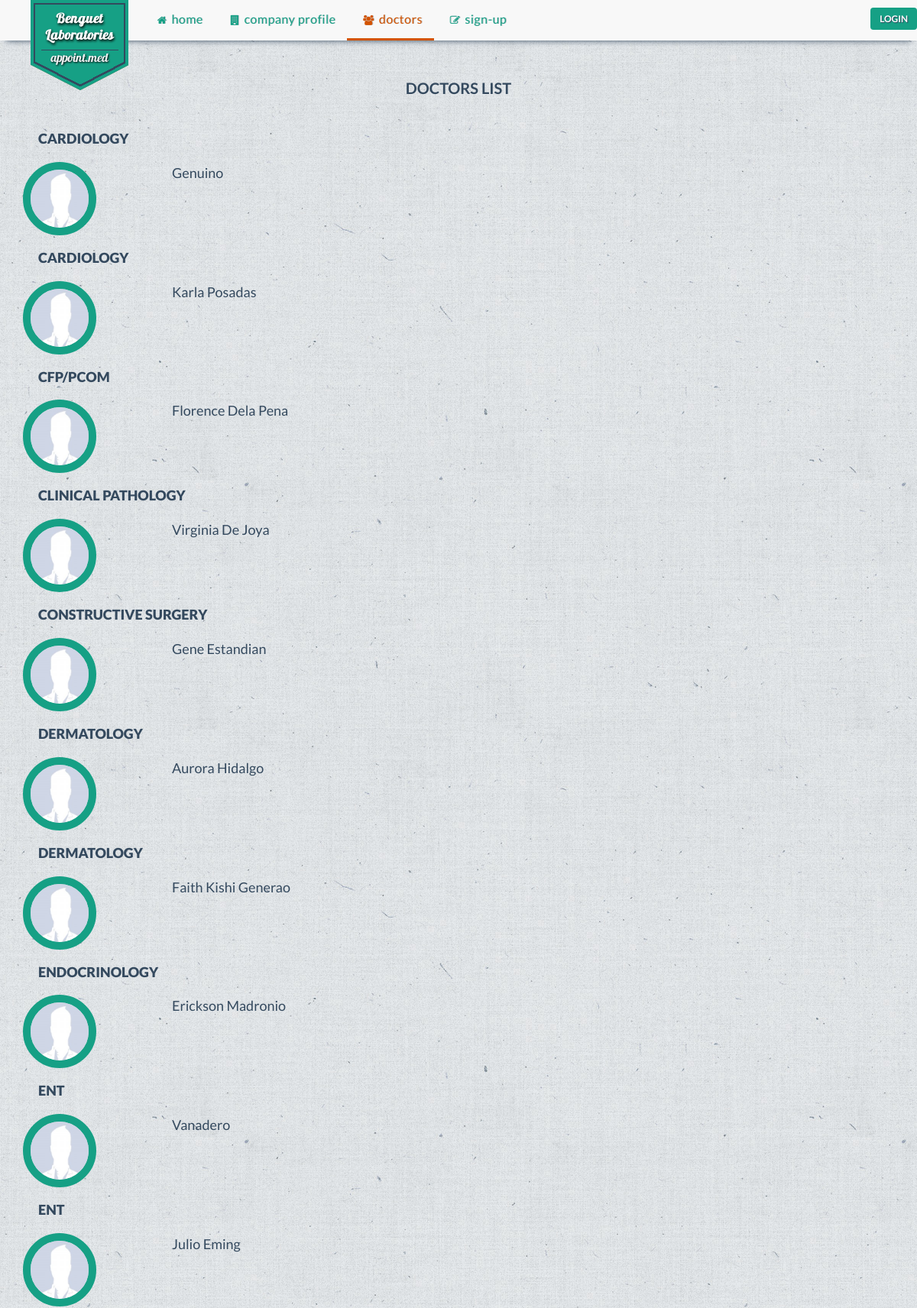
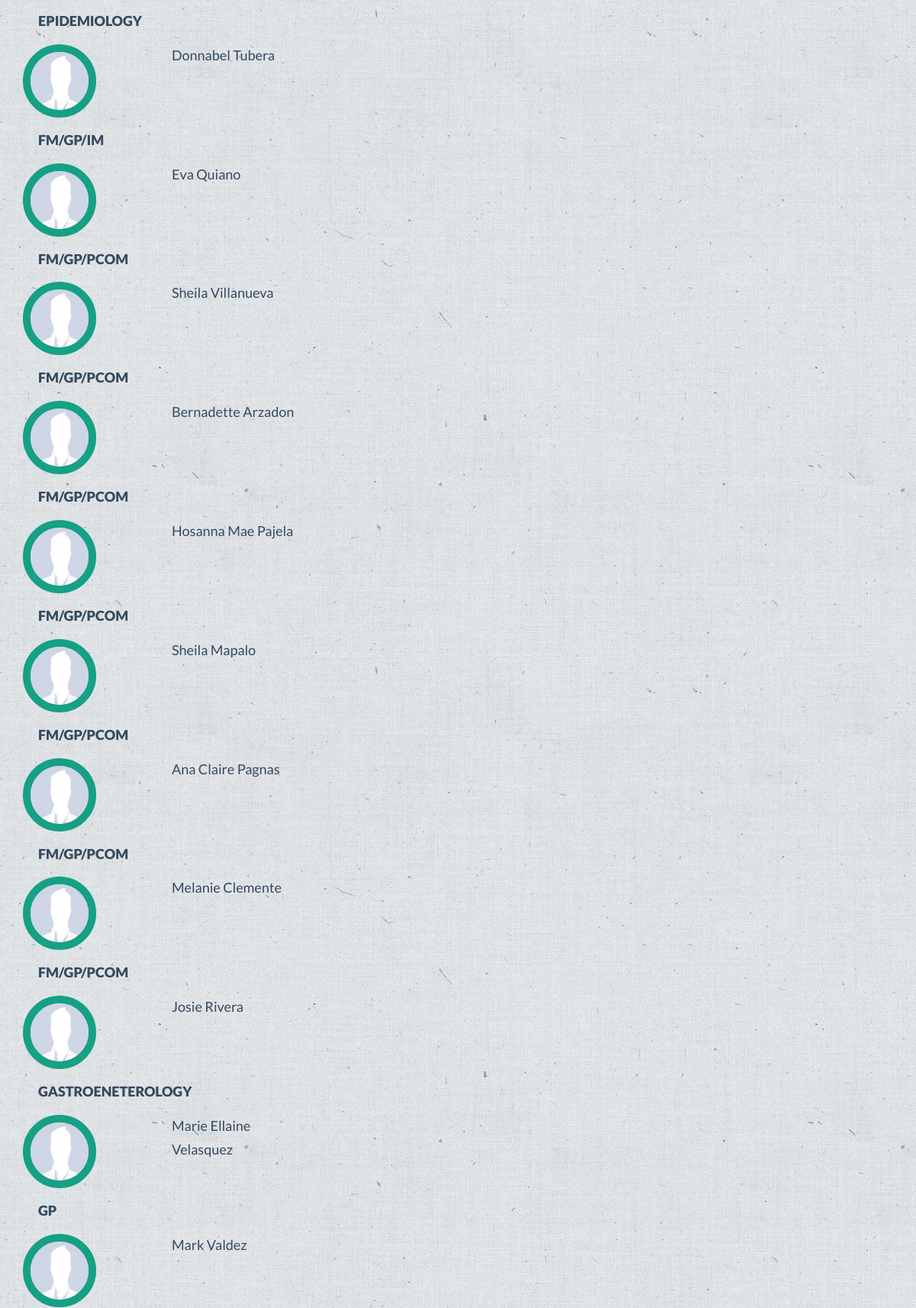
The app's page /doctors.php (upper part) with its own data (2 pictures, top to bottom).
### tables this page shows
CREATE TABLE IF NOT EXISTS `doctor` (
  `doctor_id` varchar(30) NOT NULL,
  `doctor_name` varchar(30) NOT NULL,
  `specialization` varchar(30) NOT NULL,
  `doctor_status` enum('On Leave','Emergency','In','Out','Sick Leave') NOT NULL,
  `email` varchar(30) NOT NULL,
  `username` varchar(30) NOT NULL,
  PRIMARY KEY (`doctor_id`),
  KEY `username` (`username`)
);

### doctors.php (the view, shortened to what this page needs)
<!DOCTYPE html>
<html lang="en">
    <?php
        include 'include/head.php';
        include 'connectdatabase.php';
    ?>
    <body class="e4e8e9-bg">
    <div class="container">
        <nav class="navbar navbar-default navbar-fixed-top">
            <div class="container">
                <div class="navbar-header">
                    <a class="navbar-brand logo-text hidden-sm hidden-xs" href="#">appoint.med</a>
                    <div class="navbar-logo hidden-sm hidden-xs">
                    </div>
                </div>
                <div class="collapse navbar-collapse" id="bs-example-navbar-collapse-1">
                    <ul class="nav navbar-nav">
                        <li><a href="index.php"><i class="fa fa-home"></i>Home</a></li>
                        <li><a href="companyprofile.php"><i class="fa fa-building"></i>Company Profile</a></li>
                        <li class="active"><a href="doctors.php"><i class="fa fa-users"></i>Doctors</a></li>
                        <li><a href="signup.php"><i class="fa fa-pencil-square-o"></i>Sign-up</a></li>
                    </ul>
                    <ul class="nav navbar-nav navbar-right hidden-xs hidden-sm">
                        <button type="button" class="btn btn-default login-modal-btn btn-noborder" data-toggle="modal" data-target=".bs-example-modal-sm">Login</button>
                    </ul>
                </div>
            </div>
        </nav>
        <div class="container-fluid">
            <div class="row">
                <div class="col-xs-12 col-md-12">
                    <h1 class="text-center row-header">Doctors List</h1>
                </div>
            </div>
            <?php
                $result = mysqli_query($con, "SELECT * FROM doctor ORDER BY specialization" );
                while($d_row =  mysqli_fetch_array($result)){
                    $doctor_id = $d_row['doctor_id'];
                    $doctor_name = $d_row['doctor_name'];
                    $specialization = $d_row['specialization'];
            ?>
            <div class="row">
                <div class="doctors-full-list">
                    <div class="col-xs-12 col-md-12">
                        <h2 class="specialization-header"><?php echo $specialization?></h2>
                    </div>
                    <div class="col-xs-12 col-md-2">
                            <img src="img/profile/<?php
                            $file = "img/profile/".$doctor_id.".jpg";
                            if(file_exists($file)){
                                echo $doctor_id;
                            }else{
                                echo 'profile';
                            } ?>.jpg">
                   </div>
                     <div class="col-xs-12 col-md-2">
                        <ul>
                            <li><span><?php echo $doctor_name?></span></li>
                    </div>
                    </div>
                </div>
                   <?php } ?>
    </div>
  </body>
</html>

### include/head.php (shortened to what this page needs)
<head>
    <link href="css/bootstrap.min.css" rel="stylesheet">
    <link href="css/font-awesome.min.css" rel="stylesheet">
    <link href="css/font-awesome.css" rel="stylesheet">
    <link href="css/bootstrap-datetimepicker.min.css" rel="stylesheet">
    <link href="css/styles.css" rel="stylesheet">
    <link href="css/tooltip.css" rel="stylesheet">
    <link href="css/scrolltop.css" rel="stylesheet">
</head>

### css/styles.css (style rules this page uses)
* { margin: 0; padding: 0; }
body { padding-top: 80px; font-family: "Lato", Arial, sans-serif; color: #34495e; font-size: 18px; line-height: 1.72222; background-color: #2C3E50; }
a { color: #16a085 !important; -webkit-transition: .25s; transition: .25s; }
h1, h2, h3, h4 { font-family: inherit; font-weight: 700; line-height: 1.1; color: inherit; }
.container { padding-left: 0 !important; padding-right: 0 !important; }
.e4e8e9-bg { background: #e4e8e9 url('../img/background_opcion2.jpg') repeat left top !important; }
nav > div > div > ul > li > a { font-size: 16px; letter-spacing: 0.5px; text-transform: lowercase; border-bottom: 3px solid #f8f8f8; text-shadow: 1px 0px 0px rgba(52, 73, 94, 0.3); }
.navbar-default .navbar-nav>.active>a, .navbar-default .navbar-nav>.active>a:hover { color: #D35400 !important; background-color: #f8f8f8; border-bottom: 3px solid #D35400; }
.navbar-nav i { padding-right: 6px !important; padding-left: 6px; font-size: 13px; }
.navbar-default { padding-left: 15px; padding-right: 15px; border: none; -webkit-box-shadow: 0 8px 8px -8px #34495E; -moz-box-shadow: 0 8px 8px -8px #34495E; box-shadow: 0 8px 8px -8px #34495E; }
.navbar-brand { margin-right: 20px; font-size: 24px; font-weight: 700; }
.logo-text { color: transparent !important; }
.navbar-logo { background: url('../img/logo.png') no-repeat; height: 129px; width: 156px; position: absolute; z-index: 999999; margin: 0 25px; }
.row-header, .row-header2, .row-header3 { margin: 25px 0px; text-transform: uppercase; font-size: 20px; }
.login-modal-btn, .export-btn, .edit-profile-btn { margin-top: 10px; background: #16A085 !important; color: #fff; font-size: 12px; font-weight: 600; text-transform: uppercase; text-shadow: 1px 1px 1px #34495E; }
.btn-noborder { border: 0; background: none; }
.doctors-full-list img { height: 96px !important; width: 96px !important; }
.doctors-full-list ul li { list-style: none; }
#doctor-info img, #patient-info img, .doctors-full-list img { height: 136px; width: 136px; margin: 0 auto; border: 10px solid #16A085; border-radius: 50%; }
.specialization-header { margin: 20px; font-size: 18px; font-weight: 800; text-transform: uppercase; }

### records on screen
doctor: specialization "CARDIOLOGY", doctor_name "Genuino"
doctor: specialization "CARDIOLOGY", doctor_name "Karla Posadas"
doctor: specialization "CFP/PCOM", doctor_name "Florence Dela Pena"
doctor: specialization "CLINICAL PATHOLOGY", doctor_name "Virginia De Joya"
doctor: specialization "CONSTRUCTIVE SURGERY", doctor_name "Gene Estandian"
doctor: specialization "DERMATOLOGY", doctor_name "Aurora Hidalgo"
doctor: specialization "DERMATOLOGY", doctor_name "Faith Kishi Generao"
doctor: specialization "ENDOCRINOLOGY", doctor_name "Erickson Madronio"
doctor: specialization "ENT", doctor_name "Vanadero"
doctor: specialization "ENT", doctor_name "Julio Eming"
doctor: specialization "EPIDEMIOLOGY", doctor_name "Donnabel Tubera"
doctor: specialization "FM/GP/IM", doctor_name "Eva Quiano"
doctor: specialization "FM/GP/PCOM", doctor_name "Sheila Villanueva"
doctor: specialization "FM/GP/PCOM", doctor_name "Bernadette Arzadon"
doctor: specialization "FM/GP/PCOM", doctor_name "Hosanna Mae Pajela"
doctor: specialization "FM/GP/PCOM", doctor_name "Sheila Mapalo"
doctor: specialization "FM/GP/PCOM", doctor_name "Ana Claire Pagnas"
doctor: specialization "FM/GP/PCOM", doctor_name "Melanie Clemente"
doctor: specialization "FM/GP/PCOM", doctor_name "Josie Rivera"
doctor: specialization "GASTROENETEROLOGY", doctor_name "Marie Ellaine Velasquez"
doctor: specialization "GP", doctor_name "Mark Valdez"
